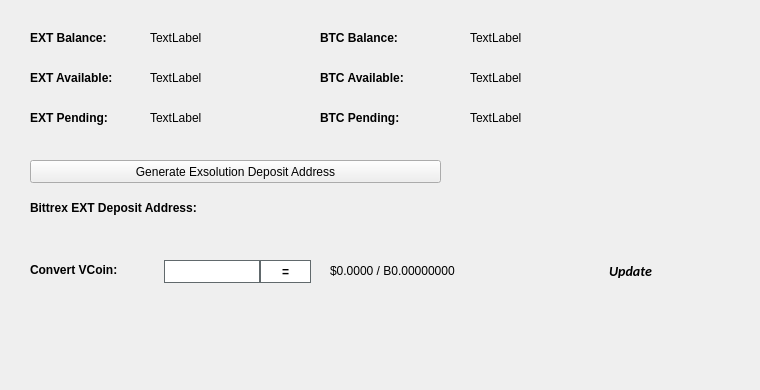
   <widget class="QWidget" name="BalanceTab">
    <attribute name="title">
     <string>Balance</string>
    </attribute>
    <widget class="QLabel" name="BitcoinBalanceLabel">
     <property name="geometry">
      <rect>
       <x>470</x>
       <y>30</y>
       <width>150</width>
       <height>16</height>
      </rect>
     </property>
     <property name="text">
      <string>TextLabel</string>
     </property>
    </widget>
    <widget class="QLabel" name="EXTBalanceLabel">
     <property name="geometry">
      <rect>
       <x>150</x>
       <y>30</y>
       <width>150</width>
       <height>16</height>
      </rect>
     </property>
     <property name="text">
      <string>TextLabel</string>
     </property>
    </widget>
    <widget class="QLabel" name="label_11">
     <property name="geometry">
      <rect>
       <x>30</x>
       <y>30</y>
       <width>101</width>
       <height>16</height>
      </rect>
     </property>
     <property name="font">
      <font>
       <weight>75</weight>
       <bold>true</bold>
      </font>
     </property>
     <property name="text">
      <string>EXT Balance:</string>
     </property>
    </widget>
    <widget class="QLabel" name="label_12">
     <property name="geometry">
      <rect>
       <x>320</x>
       <y>30</y>
       <width>101</width>
       <height>16</height>
      </rect>
     </property>
     <property name="font">
      <font>
       <weight>75</weight>
       <bold>true</bold>
      </font>
     </property>
     <property name="text">
      <string>BTC Balance:</string>
     </property>
    </widget>
    <widget class="QLabel" name="EXTAvailableLabel_2">
     <property name="geometry">
      <rect>
       <x>150</x>
       <y>70</y>
       <width>150</width>
       <height>16</height>
      </rect>
     </property>
     <property name="text">
      <string>TextLabel</string>
     </property>
    </widget>
    <widget class="QLabel" name="label_13">
     <property name="geometry">
      <rect>
       <x>30</x>
       <y>70</y>
       <width>111</width>
       <height>16</height>
      </rect>
     </property>
     <property name="font">
      <font>
       <weight>75</weight>
       <bold>true</bold>
      </font>
     </property>
     <property name="text">
      <string>EXT Available:</string>
     </property>
    </widget>
    <widget class="QLabel" name="label_14">
     <property name="geometry">
      <rect>
       <x>30</x>
       <y>110</y>
       <width>101</width>
       <height>16</height>
      </rect>
     </property>
     <property name="font">
      <font>
       <weight>75</weight>
       <bold>true</bold>
      </font>
     </property>
     <property name="text">
      <string>EXT Pending:</string>
     </property>
    </widget>
    <widget class="QLabel" name="EXTPendingLabel">
     <property name="geometry">
      <rect>
       <x>150</x>
       <y>110</y>
       <width>150</width>
       <height>16</height>
      </rect>
     </property>
     <property name="text">
      <string>TextLabel</string>
     </property>
    </widget>
    <widget class="QLabel" name="label_15">
     <property name="geometry">
      <rect>
       <x>320</x>
       <y>70</y>
       <width>111</width>
       <height>16</height>
      </rect>
     </property>
     <property name="font">
      <font>
       <weight>75</weight>
       <bold>true</bold>
      </font>
     </property>
     <property name="text">
      <string>BTC Available:</string>
     </property>
    </widget>
    <widget class="QLabel" name="BitcoinAvailableLabel">
     <property name="geometry">
      <rect>
       <x>470</x>
       <y>70</y>
       <width>150</width>
       <height>16</height>
      </rect>
     </property>
     <property name="text">
      <string>TextLabel</string>
     </property>
    </widget>
    <widget class="QLabel" name="label_31">
     <property name="geometry">
      <rect>
       <x>320</x>
       <y>110</y>
       <width>111</width>
       <height>16</height>
      </rect>
     </property>
     <property name="font">
      <font>
       <weight>75</weight>
       <bold>true</bold>
      </font>
     </property>
     <property name="text">
      <string>BTC Pending:</string>
     </property>
    </widget>
    <widget class="QLabel" name="BitcoinPendingLabel">
     <property name="geometry">
      <rect>
       <x>470</x>
       <y>110</y>
       <width>150</width>
       <height>16</height>
      </rect>
     </property>
     <property name="text">
      <string>TextLabel</string>
     </property>
    </widget>
    <widget class="QLabel" name="label_33">
     <property name="geometry">
      <rect>
       <x>30</x>
       <y>200</y>
       <width>221</width>
       <height>16</height>
      </rect>
     </property>
     <property name="font">
      <font>
       <weight>75</weight>
       <bold>true</bold>
      </font>
     </property>
     <property name="text">
      <string>Bittrex EXT Deposit Address:</string>
     </property>
    </widget>
    <widget class="QPushButton" name="GenDepositBTN">
     <property name="geometry">
      <rect>
       <x>30</x>
       <y>160</y>
       <width>411</width>
       <height>23</height>
      </rect>
     </property>
     <property name="text">
      <string>Generate Exsolution Deposit Address</string>
     </property>
     <property name="icon">
      <iconset resource="../exsolution.qrc">
       <normaloff>:/icons/bitcoin</normaloff>:/icons/bitcoin</iconset>
     </property>
    </widget>
    <widget class="QLabel" name="DepositAddressLabel">
     <property name="geometry">
      <rect>
       <x>200</x>
       <y>200</y>
       <width>261</width>
       <height>16</height>
      </rect>
     </property>
     <property name="palette">
      <palette>
       <active>
        <colorrole role="WindowText">
         <brush brushstyle="SolidPattern">
          <color alpha="255">
           <red>0</red>
           <green>0</green>
           <blue>0</blue>
          </color>
         </brush>
        </colorrole>
        <colorrole role="Text">
         <brush brushstyle="SolidPattern">
          <color alpha="255">
           <red>0</red>
           <green>0</green>
           <blue>255</blue>
          </color>
         </brush>
        </colorrole>
       </active>
       <inactive>
        <colorrole role="WindowText">
         <brush brushstyle="SolidPattern">
          <color alpha="255">
           <red>0</red>
           <green>0</green>
           <blue>0</blue>
          </color>
         </brush>
        </colorrole>
        <colorrole role="Text">
         <brush brushstyle="SolidPattern">
          <color alpha="255">
           <red>0</red>
           <green>0</green>
           <blue>255</blue>
          </color>
         </brush>
        </colorrole>
       </inactive>
       <disabled>
        <colorrole role="WindowText">
         <brush brushstyle="SolidPattern">
          <color alpha="255">
           <red>120</red>
           <green>120</green>
           <blue>120</blue>
          </color>
         </brush>
        </colorrole>
        <colorrole role="Text">
         <brush brushstyle="SolidPattern">
          <color alpha="255">
           <red>120</red>
           <green>120</green>
           <blue>120</blue>
          </color>
         </brush>
        </colorrole>
       </disabled>
      </palette>
     </property>
     <property name="font">
      <font>
       <weight>75</weight>
       <bold>true</bold>
      </font>
     </property>
     <property name="text">
      <string/>
     </property>
     <property name="alignment">
      <set>Qt::AlignRight|Qt::AlignTrailing|Qt::AlignVCenter</set>
     </property>
     <property name="textInteractionFlags">
      <set>Qt::LinksAccessibleByMouse|Qt::TextSelectableByKeyboard|Qt::TextSelectableByMouse</set>
     </property>
    </widget>
    <widget class="QLabel" name="label_8">
     <property name="geometry">
      <rect>
       <x>460</x>
       <y>300</y>
       <width>281</width>
       <height>81</height>
      </rect>
     </property>
     <property name="text">
      <string/>
     </property>
     <property name="pixmap">
      <pixmap>:/images/bittrex</pixmap>
     </property>
    </widget>
    <widget class="QWidget" name="widgetConversion" native="true">
     <property name="geometry">
      <rect>
       <x>0</x>
       <y>250</y>
       <width>751</width>
       <height>43</height>
      </rect>
     </property>
     <property name="minimumSize">
      <size>
       <width>0</width>
       <height>43</height>
      </size>
     </property>
     <property name="styleSheet">
      <string notr="true"/>
     </property>
     <widget class="QPushButton" name="btnUpdateMarketData">
      <property name="geometry">
       <rect>
        <x>575</x>
        <y>0</y>
        <width>111</width>
        <height>41</height>
       </rect>
      </property>
      <property name="sizePolicy">
       <sizepolicy hsizetype="Expanding" vsizetype="Expanding">
        <horstretch>0</horstretch>
        <verstretch>0</verstretch>
       </sizepolicy>
      </property>
      <property name="font">
       <font>
        <family>calibri</family>
        <pointsize>-1</pointsize>
        <weight>75</weight>
        <italic>true</italic>
        <bold>true</bold>
       </font>
      </property>
      <property name="styleSheet">
       <string notr="true">margin:0px;text-align:center;padding:2px;border-radius:3px;font-style:italic;width:100px;font-size:14px;font-family:calibri;font-weight:600;</string>
      </property>
      <property name="text">
       <string>Update</string>
      </property>
      <property name="iconSize">
       <size>
        <width>150</width>
        <height>35</height>
       </size>
      </property>
      <property name="autoDefault">
       <bool>true</bool>
      </property>
      <property name="default">
       <bool>true</bool>
      </property>
     </widget>
     <widget class="QLabel" name="lblConvertVCoin">
      <property name="geometry">
       <rect>
        <x>30</x>
        <y>10</y>
        <width>131</width>
        <height>20</height>
       </rect>
      </property>
      <property name="styleSheet">
       <string notr="true"/>
      </property>
      <property name="text">
       <string>&lt;html&gt;&lt;head/&gt;&lt;body&gt;&lt;p&gt;&lt;span style=&quot; font-weight:600;&quot;&gt;Convert VCoin:&lt;/span&gt;&lt;/p&gt;&lt;/body&gt;&lt;/html&gt;</string>
      </property>
     </widget>
     <widget class="QLineEdit" name="txtConvertVCoinQty">
      <property name="geometry">
       <rect>
        <x>160</x>
        <y>10</y>
        <width>100</width>
        <height>23</height>
       </rect>
      </property>
      <property name="minimumSize">
       <size>
        <width>100</width>
        <height>23</height>
       </size>
      </property>
      <property name="maximumSize">
       <size>
        <width>100</width>
        <height>16777215</height>
       </size>
      </property>
      <property name="styleSheet">
       <string notr="true">border: 1px solid #61696c;margin-left:4px;</string>
      </property>
     </widget>
     <widget class="QPushButton" name="btnConvertExsolution">
      <property name="geometry">
       <rect>
        <x>260</x>
        <y>10</y>
        <width>51</width>
        <height>23</height>
       </rect>
      </property>
      <property name="minimumSize">
       <size>
        <width>0</width>
        <height>23</height>
       </size>
      </property>
      <property name="styleSheet">
       <string notr="true">border:1px solid #61696c;background:white;font-weight:600;</string>
      </property>
      <property name="text">
       <string>=</string>
      </property>
     </widget>
     <widget class="QLabel" name="lblConvertVCoinResults">
      <property name="geometry">
       <rect>
        <x>330</x>
        <y>0</y>
        <width>201</width>
        <height>41</height>
       </rect>
      </property>
      <property name="styleSheet">
       <string notr="true"/>
      </property>
      <property name="text">
       <string>$0.0000 / B0.00000000</string>
      </property>
     </widget>
     <widget class="QLabel" name="iconOverviewUpdateWait">
      <property name="geometry">
       <rect>
        <x>670</x>
        <y>10</y>
        <width>24</width>
        <height>24</height>
       </rect>
      </property>
      <property name="text">
       <string/>
      </property>
      <property name="pixmap">
       <pixmap resource="../exsolution.qrc">:/icons/transaction_1</pixmap>
      </property>
      <property name="scaledContents">
       <bool>true</bool>
      </property>
      <property name="alignment">
       <set>Qt::AlignCenter</set>
      </property>
     </widget>
    </widget>
   </widget>
